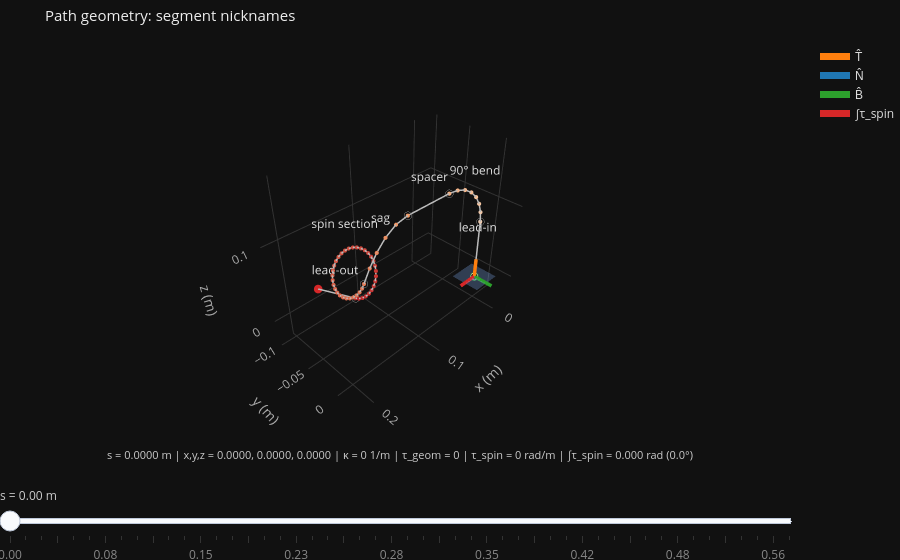

Notebook code cell kept with this figure:
### Markdown cell above
### 2.2 · Segment nicknames

**Lesson**: `Nickname` meta attaches at the segment call and flows through the build
to presentation — names live with the segment definition, never derived from type
information at render time. Use role names (`lead-in`, `sag`, …) where the role is
clearer than the type.

### Code cell
sb = SubpathBuilder(); start!(sb)
straight!(sb; length = 0.08, meta = [Nickname("lead-in")])
bend!(sb;     radius = 0.06, angle = π / 2, meta = [Nickname("90° bend")])
straight!(sb; length = 0.06, meta = [Nickname("spacer")])
catenary!(sb; a = 0.04, length = 0.08, axis_angle = 0.0, meta = [Nickname("sag")])
helix!(sb;    radius = 0.025, pitch = 0.015, turns = 1.2, axis_angle = 0.0,
              meta = [Nickname("spin section")])
straight!(sb; length = 0.06, meta = [Nickname("lead-out")])
seal!(sb)
path = build(sb)

println("Arc length: ", path_length(path), " m")
dh_path_inspector(path; title = "Path geometry: segment nicknames")
